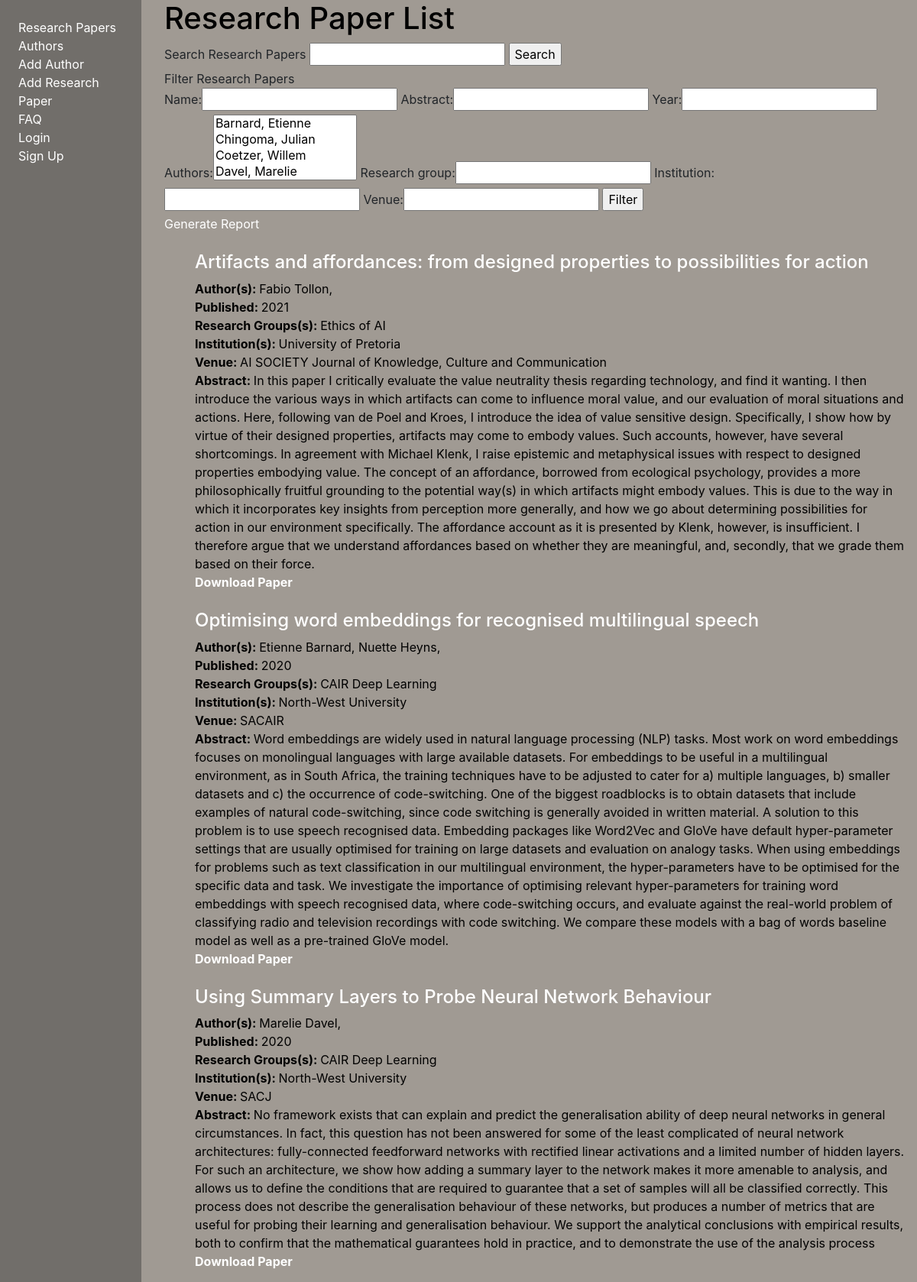
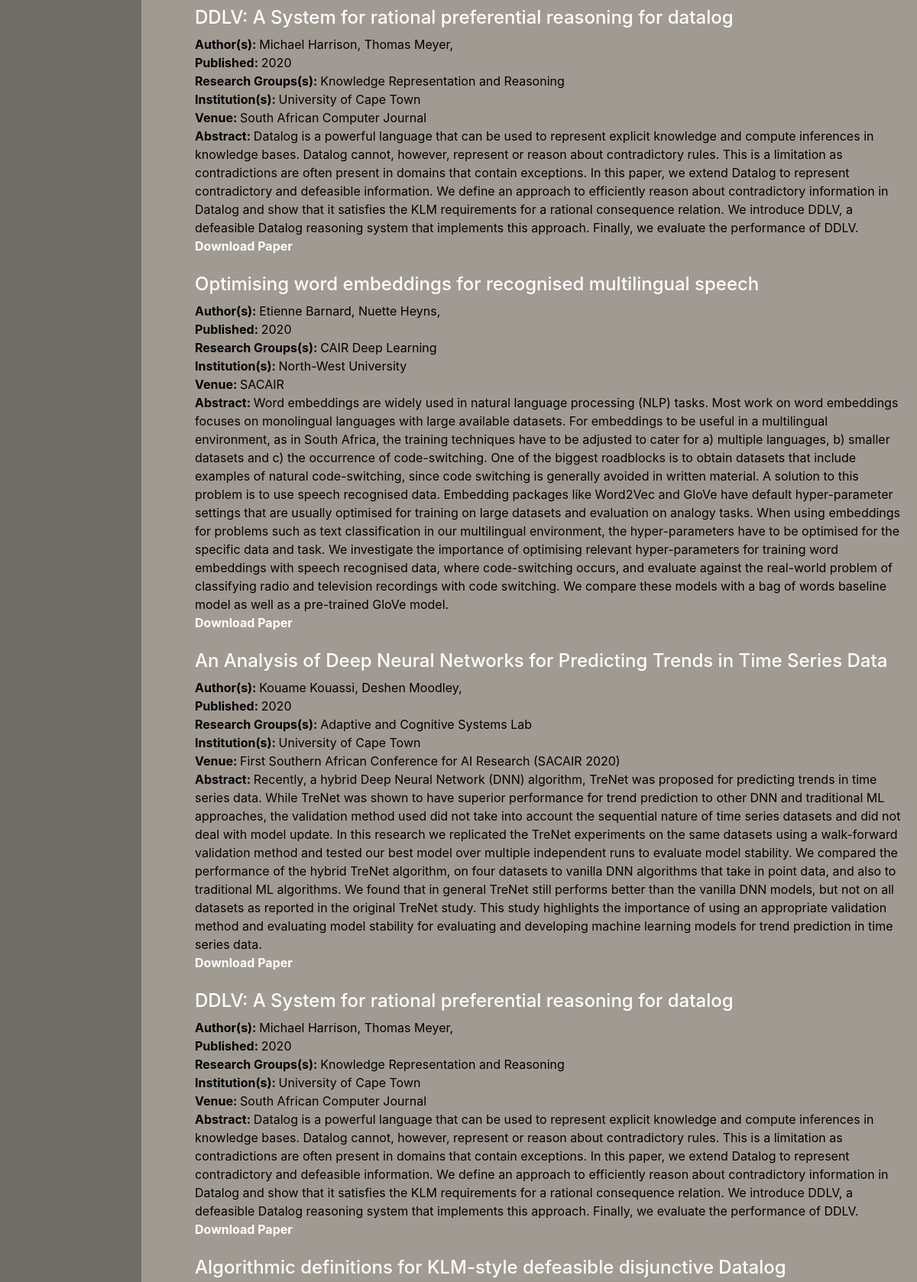
/main/ (upper part), run on the app's committed database (2 pictures, top to bottom).
### main/models.py (models this page shows, shortened)
class Author(models.Model):
    name = models.CharField(max_length=50)
    surname = models.CharField(max_length=50)
    researchGroup = models.ForeignKey('ResearchGroup', on_delete=models.SET_NULL, null=True)
    institution = models.CharField(max_length=100, blank=True)
    papers = models.ManyToManyField('Paper', blank=True)
    class Meta:
        ordering = ['surname']
        permissions = (("can_add_author", "Add author"),("can_modify_author", "Modify author"),)
    def __str__(self):
        return f'{self.surname}, {self.name}'

class Paper(models.Model):
    name = models.CharField(max_length=100)
    abstract = models.TextField(max_length=5000)
    year = models.IntegerField()
    authors = models.ManyToManyField(Author)
    research_group = models.CharField(max_length=500, null = True, blank=True)
    institution = models.CharField(max_length=100, blank=True)
    venue = models.CharField(max_length=300)
    pdf = models.FileField(default=' ', upload_to='media/',
                           verbose_name="Research Paper")
    peerReview = models.FileField(
        default=' ', upload_to='media/', verbose_name="Proof of Peer Review", blank=True)
    user = models.ForeignKey(
        User, on_delete=models.SET_NULL, null=True, blank=True)
    class Meta:
        ordering = ['-year','authors__surname' ]
        permissions = (("can_add_paper", "Can add paper"),("can_modify_paper", "Modify Paper"), ("peer_review", "Peer Review"),)
    def get_absolute_url(self):
        return reverse('paper-detail', args=[str(self.id)])

### main/views.py (the view)
# urls.py: path('', views.PaperListView.as_view(), name='papers'),
class PaperListView(generic.ListView):
    model = Paper
    author_list = Author.objects.all()
    def get_queryset(self):  # Filter results by input query.
      query = self.request.GET.get('query', None)
      if query:
        return Paper.objects.filter(name__icontains=query) | Paper.objects.filter(venue__icontains=query) | Paper.objects.filter(year__contains=query) | Paper.objects.filter(institution__icontains=query) | Paper.objects.filter(research_group__icontains=query) | Paper.objects.filter(authors__name__icontains=query) | Paper.objects.filter(authors__surname__icontains=query)
      else:
        return Paper.objects.all()
    def get_context_data(self, **kwargs):
      template_path = 'pdf.html'
      context = super().get_context_data(**kwargs)
      context['filter'] = PaperFilter(self.request.GET, queryset=self.get_queryset())
      return context

### main/templates/main/paper_list.html (shortened to what this page needs)
{% extends "base_generic.html" %}
{% load bootstrap %}
{% block content %}
<h1>Research Paper List</h1>
{% if paper_list %}
<form action="." method="get">
  <label for="query">Search Research Papers</label>
  <input type="text" name="query" id="query">
  <input type="submit" value="Search">
</form>
Filter Research Papers
<form method="GET">
  {{filter.form}}
  <input type="submit" value="Filter">
</form>
<a href="{% url 'report' %}">Generate Report</a>
<br>
<br>
<ul>
  {% for paper in filter.qs %}
  <li>
    <h4><a href="{{ paper.get_absolute_url }}">{{ paper.name}}</a></h4>
      <li><strong>Author(s): </strong>
      {% for author in paper.authors.all %}
        {{author.name}} {{author.surname}},
      {% endfor %}
      </li>
      <li><strong>Published: </strong>{{paper.year}}</li>
      <li><strong>Research Groups(s): </strong>{{paper.research_group}}</li>
      <li><strong>Institution(s): </strong>{{paper.institution}}</li>
      <li><strong>Venue: </strong>{{paper.venue}}</li>
      <li><strong>Abstract: </strong>{{paper.abstract}}</li>
      <li><strong> <a
        href="https://cbib.s3.sa-east-1.amazonaws.com/{{paper.pdf}}"
        download="download">Download Paper</a></strong></li>
  </li>
  <br>
  {% endfor %}
</ul>
{% else %}
<p>There are no papers here yet.</p>
{% endif %}
{% endblock %}

### styles.css (style rules this page uses)
body { background: #a09a93; }
a { color: white; }
p, li, h1, h2, h3, h4, h5 { color: black; }
ul { list-style-type: none; }

### data on the page
Author: name "Etienne", surname "Barnard"
Author: name "Kouame", surname "Kouassi"
Paper: name "Artifacts and affordances: from designed properties to possibilities for action", year "2021", research_group "Ethics of AI", institution "University of Pretoria", venue "AI SOCIETY Journal of Knowledge, Culture and Communication", abstract "In this paper I critically evaluate the value neutrality thesis regarding technology, and find it wanting. I then introduce the various ways in which artifacts can come to influence moral value, and our evaluation of moral situations and actions. Here, following van de Poel and Kroes, I introduce the idea of value sensitive design. Specifically, I show how by virtue of their designed properties, artifacts may come to embody values. Such accounts, however, have several shortcomings. In agreement with Michael Klenk, I raise epistemic and metaphysical issues with respect to designed properties embodying value. The concept of an affordance, borrowed from ecological psychology, provides a more…"
Author: name "Fabio", surname "Tollon"
Paper: name "Optimising word embeddings for recognised multilingual speech", year "2020", research_group "CAIR Deep Learning", institution "North-West University", venue "SACAIR", abstract "Word embeddings are widely used in natural language processing (NLP) tasks. Most work on word embeddings focuses on monolingual languages with large available datasets. For embeddings to be useful in a multilingual environment, as in South Africa, the training techniques have to be adjusted to cater for a) multiple languages, b) smaller datasets and c) the occurrence of code-switching. One of the biggest roadblocks is to obtain datasets that include examples of natural code-switching, since code switching is generally avoided in written material. A solution to this problem is to use speech recognised data. Embedding packages like Word2Vec and GloVe have default hyper-parameter settings that…"
Author: name "Nuette", surname "Heyns"
Paper: name "Using Summary Layers to Probe Neural Network Behaviour", year "2020", research_group "CAIR Deep Learning", institution "North-West University", venue "SACJ", abstract "No framework exists that can explain and predict the generalisation ability of deep neural networks in general circumstances. In fact, this question has not been answered for some of the least complicated of neural network architectures: fully-connected feedforward networks with rectified linear activations and a limited number of hidden layers. For such an architecture, we show how adding a summary layer to the network makes it more amenable to analysis, and allows us to define the conditions that are required to guarantee that a set of samples will all be classified correctly. This process does not describe the generalisation behaviour of these networks, but produces a number of metrics…"
Author: name "Marelie", surname "Davel"
Paper: name "DDLV: A System for rational preferential reasoning for datalog", year "2020", research_group "Knowledge Representation and Reasoning", institution "University of Cape Town", venue "South African Computer Journal", abstract "Datalog is a powerful language that can be used to represent explicit knowledge and compute inferences in knowledge bases. Datalog cannot, however, represent or reason about contradictory rules. This is a limitation as contradictions are often present in domains that contain exceptions. In this paper, we extend Datalog to represent contradictory and defeasible information. We define an approach to efficiently reason about contradictory information in Datalog and show that it satisfies the KLM requirements for a rational consequence relation. We introduce DDLV, a defeasible Datalog reasoning system that implements this approach. Finally, we evaluate the performance of DDLV."
Author: name "Michael", surname "Harrison"
Author: name "Thomas", surname "Meyer"
Paper: name "An Analysis of Deep Neural Networks for Predicting Trends in Time Series Data", year "2020", research_group "Adaptive and Cognitive Systems Lab", institution "University of Cape Town", venue "First Southern African Conference for AI Research (SACAIR 2020)", abstract "Recently, a hybrid Deep Neural Network (DNN) algorithm, TreNet was proposed for predicting trends in time series data. While TreNet was shown to have superior performance for trend prediction to other DNN and traditional ML approaches, the validation method used did not take into account the sequential nature of time series datasets and did not deal with model update. In this research we replicated the TreNet experiments on the same datasets using a walk-forward validation method and tested our best model over multiple independent runs to evaluate model stability. We compared the performance of the hybrid TreNet algorithm, on four datasets to vanilla DNN algorithms that take in point data,…"
Author: name "Deshen", surname "Moodley"
Paper: name "Algorithmic definitions for KLM-style defeasible disjunctive Datalog"
